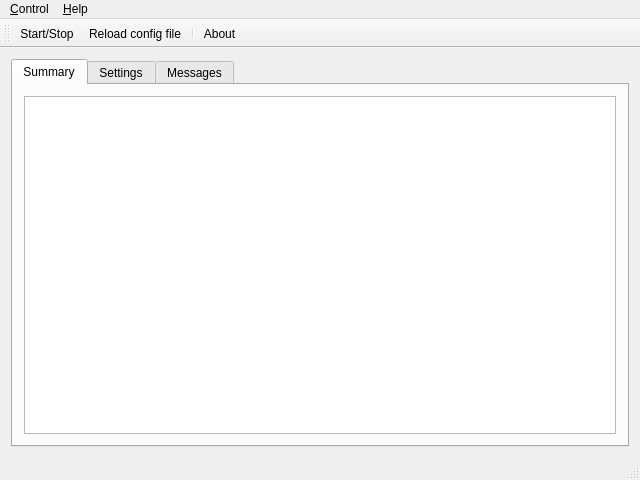
<?xml version="1.0" encoding="UTF-8"?>
<ui version="4.0">
 <class>ZPMainFrame</class>
 <widget class="QMainWindow" name="ZPMainFrame">
  <property name="geometry">
   <rect>
    <x>0</x>
    <y>0</y>
    <width>640</width>
    <height>480</height>
   </rect>
  </property>
  <property name="windowTitle">
   <string>ZPMainFrame</string>
  </property>
  <property name="toolTipDuration">
   <number>-1</number>
  </property>
  <property name="iconSize">
   <size>
    <width>16</width>
    <height>16</height>
   </size>
  </property>
  <property name="toolButtonStyle">
   <enum>Qt::ToolButtonIconOnly</enum>
  </property>
  <property name="animated">
   <bool>true</bool>
  </property>
  <property name="tabShape">
   <enum>QTabWidget::Rounded</enum>
  </property>
  <widget class="QWidget" name="centralWidget">
   <layout class="QHBoxLayout" name="horizontalLayout">
    <item>
     <widget class="QTabWidget" name="tabWidget">
      <property name="currentIndex">
       <number>0</number>
      </property>
      <widget class="QWidget" name="tab_network">
       <attribute name="icon">
        <iconset resource="resource.qrc">
         <normaloff>:/icons/Resources/Alienware (27).png</normaloff>:/icons/Resources/Alienware (27).png</iconset>
       </attribute>
       <attribute name="title">
        <string>Summary</string>
       </attribute>
       <layout class="QVBoxLayout" name="verticalLayout">
        <item>
         <widget class="QPlainTextEdit" name="plainTextEdit_status_net"/>
        </item>
       </layout>
      </widget>
      <widget class="QWidget" name="tab_settings">
       <attribute name="icon">
        <iconset resource="resource.qrc">
         <normaloff>:/icons/Resources/19-1.png</normaloff>:/icons/Resources/19-1.png</iconset>
       </attribute>
       <attribute name="title">
        <string>Settings</string>
       </attribute>
       <layout class="QVBoxLayout" name="verticalLayout_2">
        <item>
         <widget class="QTabWidget" name="tabWidget_Smartlink">
          <property name="tabPosition">
           <enum>QTabWidget::South</enum>
          </property>
          <property name="tabShape">
           <enum>QTabWidget::Triangular</enum>
          </property>
          <property name="currentIndex">
           <number>0</number>
          </property>
          <widget class="QWidget" name="tab_set_network">
           <attribute name="icon">
            <iconset resource="resource.qrc">
             <normaloff>:/icons/Resources/4003.png</normaloff>:/icons/Resources/4003.png</iconset>
           </attribute>
           <attribute name="title">
            <string>Listeners</string>
           </attribute>
           <layout class="QVBoxLayout" name="verticalLayout_3">
            <item>
             <widget class="QTableView" name="tableView_listen"/>
            </item>
            <item>
             <layout class="QHBoxLayout" name="horizontalLayout_4">
              <item>
               <widget class="QLabel" name="label_2">
                <property name="text">
                 <string>Name</string>
                </property>
               </widget>
              </item>
              <item>
               <widget class="QLineEdit" name="lineEdit_listenerName"/>
              </item>
              <item>
               <widget class="QLabel" name="label_3">
                <property name="text">
                 <string>Addr</string>
                </property>
               </widget>
              </item>
              <item>
               <widget class="QLineEdit" name="lineEdit_listenerAddr"/>
              </item>
              <item>
               <widget class="QLabel" name="label_4">
                <property name="text">
                 <string>Port</string>
                </property>
               </widget>
              </item>
              <item>
               <widget class="QLineEdit" name="lineEdit_listenerPort"/>
              </item>
              <item>
               <widget class="QCheckBox" name="checkBox_listener_ssl">
                <property name="text">
                 <string>SSL Connection</string>
                </property>
               </widget>
              </item>
             </layout>
            </item>
            <item>
             <layout class="QHBoxLayout" name="horizontalLayout_3">
              <item>
               <spacer name="horizontalSpacer">
                <property name="orientation">
                 <enum>Qt::Horizontal</enum>
                </property>
                <property name="sizeHint" stdset="0">
                 <size>
                  <width>40</width>
                  <height>20</height>
                 </size>
                </property>
               </spacer>
              </item>
              <item>
               <widget class="QPushButton" name="pushButton_addListener">
                <property name="text">
                 <string>Add</string>
                </property>
               </widget>
              </item>
              <item>
               <widget class="QPushButton" name="pushButton_delListener">
                <property name="text">
                 <string>Del</string>
                </property>
               </widget>
              </item>
              <item>
               <widget class="QPushButton" name="pushButton_listerner_apply">
                <property name="text">
                 <string>Save</string>
                </property>
                <property name="icon">
                 <iconset resource="resource.qrc">
                  <normaloff>:/icons/Resources/3floppy_mount-2.png</normaloff>:/icons/Resources/3floppy_mount-2.png</iconset>
                </property>
               </widget>
              </item>
             </layout>
            </item>
           </layout>
          </widget>
          <widget class="QWidget" name="tab_taskPools">
           <attribute name="icon">
            <iconset resource="resource.qrc">
             <normaloff>:/icons/Resources/27_Martin.png</normaloff>:/icons/Resources/27_Martin.png</iconset>
           </attribute>
           <attribute name="title">
            <string>Task Pools</string>
           </attribute>
           <layout class="QVBoxLayout" name="verticalLayout_9">
            <item>
             <layout class="QGridLayout" name="gridLayout">
              <item row="0" column="0">
               <widget class="QLabel" name="label_5">
                <property name="text">
                 <string>Plain connection Trans Threads</string>
                </property>
               </widget>
              </item>
              <item row="0" column="1">
               <widget class="QDial" name="dial_plain_trans_threads">
                <property name="minimum">
                 <number>1</number>
                </property>
                <property name="maximum">
                 <number>64</number>
                </property>
                <property name="pageStep">
                 <number>8</number>
                </property>
                <property name="notchesVisible">
                 <bool>true</bool>
                </property>
               </widget>
              </item>
              <item row="0" column="2">
               <widget class="QProgressBar" name="progressBar_plain_threads">
                <property name="minimum">
                 <number>1</number>
                </property>
                <property name="maximum">
                 <number>64</number>
                </property>
                <property name="value">
                 <number>1</number>
                </property>
                <property name="invertedAppearance">
                 <bool>false</bool>
                </property>
                <property name="format">
                 <string>%v</string>
                </property>
               </widget>
              </item>
              <item row="1" column="0">
               <widget class="QLabel" name="label_6">
                <property name="text">
                 <string>SSL connection Trans Threads</string>
                </property>
               </widget>
              </item>
              <item row="1" column="1">
               <widget class="QDial" name="dial_ssl_trans_threads">
                <property name="minimum">
                 <number>1</number>
                </property>
                <property name="maximum">
                 <number>64</number>
                </property>
                <property name="pageStep">
                 <number>8</number>
                </property>
                <property name="wrapping">
                 <bool>false</bool>
                </property>
                <property name="notchTarget">
                 <double>4.000000000000000</double>
                </property>
                <property name="notchesVisible">
                 <bool>true</bool>
                </property>
               </widget>
              </item>
              <item row="1" column="2">
               <widget class="QProgressBar" name="progressBar_ssl_threads">
                <property name="minimum">
                 <number>1</number>
                </property>
                <property name="maximum">
                 <number>64</number>
                </property>
                <property name="value">
                 <number>1</number>
                </property>
                <property name="format">
                 <string>%v</string>
                </property>
               </widget>
              </item>
              <item row="2" column="0">
               <widget class="QLabel" name="label_7">
                <property name="text">
                 <string>Working Task Threads</string>
                </property>
               </widget>
              </item>
              <item row="2" column="1">
               <widget class="QDial" name="dial_task_working_threads">
                <property name="minimum">
                 <number>1</number>
                </property>
                <property name="maximum">
                 <number>256</number>
                </property>
                <property name="pageStep">
                 <number>16</number>
                </property>
                <property name="notchTarget">
                 <double>8.000000000000000</double>
                </property>
                <property name="notchesVisible">
                 <bool>true</bool>
                </property>
               </widget>
              </item>
              <item row="2" column="2">
               <widget class="QProgressBar" name="progressBar_working_threads">
                <property name="minimum">
                 <number>1</number>
                </property>
                <property name="maximum">
                 <number>256</number>
                </property>
                <property name="value">
                 <number>1</number>
                </property>
                <property name="format">
                 <string>%v</string>
                </property>
               </widget>
              </item>
             </layout>
            </item>
            <item>
             <layout class="QHBoxLayout" name="horizontalLayout_20">
              <item>
               <widget class="QLabel" name="label_31">
                <property name="text">
                 <string>Rabbish Can Items Size</string>
                </property>
               </widget>
              </item>
              <item>
               <widget class="QSlider" name="horizontalSlider_rubbishCan">
                <property name="minimum">
                 <number>16</number>
                </property>
                <property name="maximum">
                 <number>65536</number>
                </property>
                <property name="orientation">
                 <enum>Qt::Horizontal</enum>
                </property>
                <property name="tickPosition">
                 <enum>QSlider::NoTicks</enum>
                </property>
                <property name="tickInterval">
                 <number>256</number>
                </property>
               </widget>
              </item>
              <item>
               <widget class="QLCDNumber" name="lcdNumber_rabbish">
                <property name="segmentStyle">
                 <enum>QLCDNumber::Flat</enum>
                </property>
               </widget>
              </item>
              <item>
               <spacer name="horizontalSpacer_13">
                <property name="orientation">
                 <enum>Qt::Horizontal</enum>
                </property>
                <property name="sizeHint" stdset="0">
                 <size>
                  <width>40</width>
                  <height>20</height>
                 </size>
                </property>
               </spacer>
              </item>
              <item>
               <widget class="QPushButton" name="pushButton_threadsApply">
                <property name="text">
                 <string>Save</string>
                </property>
                <property name="icon">
                 <iconset resource="resource.qrc">
                  <normaloff>:/icons/Resources/3floppy_mount-1.png</normaloff>:/icons/Resources/3floppy_mount-1.png</iconset>
                </property>
               </widget>
              </item>
             </layout>
            </item>
           </layout>
          </widget>
          <widget class="QWidget" name="tab_set_db">
           <attribute name="icon">
            <iconset resource="resource.qrc">
             <normaloff>:/icons/Resources/Color Classic.png</normaloff>:/icons/Resources/Color Classic.png</iconset>
           </attribute>
           <attribute name="title">
            <string>Database</string>
           </attribute>
           <layout class="QVBoxLayout" name="verticalLayout_4">
            <item>
             <widget class="QTableView" name="tableView_dbconn"/>
            </item>
            <item>
             <layout class="QHBoxLayout" name="horizontalLayout_5">
              <item>
               <widget class="QLabel" name="label_9">
                <property name="text">
                 <string>Name</string>
                </property>
               </widget>
              </item>
              <item>
               <widget class="QLineEdit" name="lineEdit_db_name"/>
              </item>
              <item>
               <widget class="QLabel" name="label_10">
                <property name="text">
                 <string>Type</string>
                </property>
               </widget>
              </item>
              <item>
               <widget class="QComboBox" name="comboBox_db_type"/>
              </item>
              <item>
               <spacer name="horizontalSpacer_2">
                <property name="orientation">
                 <enum>Qt::Horizontal</enum>
                </property>
                <property name="sizeHint" stdset="0">
                 <size>
                  <width>40</width>
                  <height>20</height>
                 </size>
                </property>
               </spacer>
              </item>
             </layout>
            </item>
            <item>
             <layout class="QHBoxLayout" name="horizontalLayout_6">
              <item>
               <widget class="QLabel" name="label_11">
                <property name="text">
                 <string>Host Address</string>
                </property>
               </widget>
              </item>
              <item>
               <widget class="QLineEdit" name="lineEdit_db_addr"/>
              </item>
              <item>
               <widget class="QLabel" name="label_12">
                <property name="text">
                 <string>Host Port</string>
                </property>
               </widget>
              </item>
              <item>
               <widget class="QLineEdit" name="lineEdit_db_port"/>
              </item>
              <item>
               <widget class="QLabel" name="label_13">
                <property name="text">
                 <string>Database Name</string>
                </property>
               </widget>
              </item>
              <item>
               <widget class="QLineEdit" name="lineEdit_db_schema"/>
              </item>
              <item>
               <spacer name="horizontalSpacer_3">
                <property name="orientation">
                 <enum>Qt::Horizontal</enum>
                </property>
                <property name="sizeHint" stdset="0">
                 <size>
                  <width>37</width>
                  <height>17</height>
                 </size>
                </property>
               </spacer>
              </item>
             </layout>
            </item>
            <item>
             <layout class="QHBoxLayout" name="horizontalLayout_7">
              <item>
               <widget class="QLabel" name="label_14">
                <property name="text">
                 <string>User</string>
                </property>
               </widget>
              </item>
              <item>
               <widget class="QLineEdit" name="lineEdit_db_user"/>
              </item>
              <item>
               <widget class="QLabel" name="label_15">
                <property name="text">
                 <string>Password</string>
                </property>
               </widget>
              </item>
              <item>
               <widget class="QLineEdit" name="lineEdit_db_pass">
                <property name="echoMode">
                 <enum>QLineEdit::PasswordEchoOnEdit</enum>
                </property>
               </widget>
              </item>
              <item>
               <spacer name="horizontalSpacer_4">
                <property name="orientation">
                 <enum>Qt::Horizontal</enum>
                </property>
                <property name="sizeHint" stdset="0">
                 <size>
                  <width>37</width>
                  <height>17</height>
                 </size>
                </property>
               </spacer>
              </item>
             </layout>
            </item>
            <item>
             <layout class="QHBoxLayout" name="horizontalLayout_8">
              <item>
               <spacer name="horizontalSpacer_5">
                <property name="orientation">
                 <enum>Qt::Horizontal</enum>
                </property>
                <property name="sizeHint" stdset="0">
                 <size>
                  <width>34</width>
                  <height>14</height>
                 </size>
                </property>
               </spacer>
              </item>
              <item>
               <widget class="QPushButton" name="pushButton_db_add">
                <property name="text">
                 <string>Add</string>
                </property>
               </widget>
              </item>
              <item>
               <widget class="QPushButton" name="pushButton_db_del">
                <property name="text">
                 <string>Remove</string>
                </property>
               </widget>
              </item>
              <item>
               <widget class="QPushButton" name="pushButton_db_apply">
                <property name="text">
                 <string>Save</string>
                </property>
                <property name="icon">
                 <iconset resource="resource.qrc">
                  <normaloff>:/icons/Resources/Color, Sage.png</normaloff>:/icons/Resources/Color, Sage.png</iconset>
                </property>
               </widget>
              </item>
             </layout>
            </item>
           </layout>
          </widget>
          <widget class="QWidget" name="tab_cluster">
           <attribute name="icon">
            <iconset resource="resource.qrc">
             <normaloff>:/icons/Resources/hanukkah_03.png</normaloff>:/icons/Resources/hanukkah_03.png</iconset>
           </attribute>
           <attribute name="title">
            <string>Cluster</string>
           </attribute>
           <layout class="QVBoxLayout" name="verticalLayout_6">
            <item>
             <layout class="QHBoxLayout" name="horizontalLayout_12">
              <item>
               <widget class="QLabel" name="label_23">
                <property name="text">
                 <string>Publish Name</string>
                </property>
               </widget>
              </item>
              <item>
               <widget class="QLineEdit" name="lineEdit_cluster_pub_name"/>
              </item>
              <item>
               <widget class="QLabel" name="label_20">
                <property name="text">
                 <string>Terminal Listen Address</string>
                </property>
               </widget>
              </item>
              <item>
               <widget class="QLineEdit" name="lineEdit_cluster_term_addr"/>
              </item>
              <item>
               <widget class="QLabel" name="label_19">
                <property name="text">
                 <string>Listen Port</string>
                </property>
               </widget>
              </item>
              <item>
               <widget class="QLineEdit" name="lineEdit_cluster_term_port"/>
              </item>
              <item>
               <spacer name="horizontalSpacer_10">
                <property name="orientation">
                 <enum>Qt::Horizontal</enum>
                </property>
                <property name="sizeHint" stdset="0">
                 <size>
                  <width>40</width>
                  <height>20</height>
                 </size>
                </property>
               </spacer>
              </item>
              <item>
               <spacer name="horizontalSpacer_6">
                <property name="orientation">
                 <enum>Qt::Horizontal</enum>
                </property>
                <property name="sizeHint" stdset="0">
                 <size>
                  <width>40</width>
                  <height>20</height>
                 </size>
                </property>
               </spacer>
              </item>
             </layout>
            </item>
            <item>
             <layout class="QHBoxLayout" name="horizontalLayout_16">
              <item>
               <widget class="QLabel" name="label_24">
                <property name="text">
                 <string>TransThreads</string>
                </property>
               </widget>
              </item>
              <item>
               <widget class="QSlider" name="horizontalSlider_cluster_transThreads">
                <property name="minimum">
                 <number>1</number>
                </property>
                <property name="maximum">
                 <number>16</number>
                </property>
                <property name="pageStep">
                 <number>1</number>
                </property>
                <property name="orientation">
                 <enum>Qt::Horizontal</enum>
                </property>
                <property name="tickPosition">
                 <enum>QSlider::TicksAbove</enum>
                </property>
               </widget>
              </item>
              <item>
               <widget class="QLabel" name="label_25">
                <property name="text">
                 <string>Working Threads</string>
                </property>
               </widget>
              </item>
              <item>
               <widget class="QSlider" name="horizontalSlider_cluster_workingThread">
                <property name="minimum">
                 <number>1</number>
                </property>
                <property name="maximum">
                 <number>16</number>
                </property>
                <property name="pageStep">
                 <number>1</number>
                </property>
                <property name="orientation">
                 <enum>Qt::Horizontal</enum>
                </property>
                <property name="tickPosition">
                 <enum>QSlider::TicksAbove</enum>
                </property>
               </widget>
              </item>
             </layout>
            </item>
            <item>
             <widget class="QGroupBox" name="groupBox">
              <property name="title">
               <string>Active Terminals</string>
              </property>
              <layout class="QHBoxLayout" name="horizontalLayout_14">
               <item>
                <widget class="QTableView" name="tableView_activeTerms">
                 <property name="alternatingRowColors">
                  <bool>true</bool>
                 </property>
                </widget>
               </item>
              </layout>
             </widget>
            </item>
            <item>
             <layout class="QHBoxLayout" name="horizontalLayout_13">
              <item>
               <widget class="QLabel" name="label_21">
                <property name="text">
                 <string>LAN Address</string>
                </property>
               </widget>
              </item>
              <item>
               <widget class="QLineEdit" name="lineEdit_cluster_LAN_Addr"/>
              </item>
              <item>
               <widget class="QLabel" name="label_22">
                <property name="text">
                 <string>LAN Port</string>
                </property>
               </widget>
              </item>
              <item>
               <widget class="QLineEdit" name="lineEdit_cluster_LAN_Port"/>
              </item>
              <item>
               <spacer name="horizontalSpacer_7">
                <property name="orientation">
                 <enum>Qt::Horizontal</enum>
                </property>
                <property name="sizeHint" stdset="0">
                 <size>
                  <width>40</width>
                  <height>20</height>
                 </size>
                </property>
               </spacer>
              </item>
              <item>
               <widget class="QPushButton" name="pushButton_cluster_apply">
                <property name="text">
                 <string>&amp;Save</string>
                </property>
               </widget>
              </item>
             </layout>
            </item>
            <item>
             <layout class="QHBoxLayout" name="horizontalLayout_17">
              <item>
               <widget class="QLabel" name="label_27">
                <property name="text">
                 <string>Publish Address</string>
                </property>
               </widget>
              </item>
              <item>
               <widget class="QLineEdit" name="lineEdit_cluster_pub_Addr"/>
              </item>
              <item>
               <widget class="QLabel" name="label_26">
                <property name="text">
                 <string>Publish Port</string>
                </property>
               </widget>
              </item>
              <item>
               <widget class="QLineEdit" name="lineEdit_cluster_pub_Port"/>
              </item>
              <item>
               <spacer name="horizontalSpacer_9">
                <property name="orientation">
                 <enum>Qt::Horizontal</enum>
                </property>
                <property name="sizeHint" stdset="0">
                 <size>
                  <width>40</width>
                  <height>20</height>
                 </size>
                </property>
               </spacer>
              </item>
              <item>
               <widget class="QPushButton" name="pushButton_join">
                <property name="text">
                 <string>Participate</string>
                </property>
               </widget>
              </item>
             </layout>
            </item>
           </layout>
          </widget>
          <widget class="QWidget" name="tab">
           <attribute name="icon">
            <iconset resource="resource.qrc">
             <normaloff>:/icons/Resources/Alienware (27).png</normaloff>:/icons/Resources/Alienware (27).png</iconset>
           </attribute>
           <attribute name="title">
            <string>Example Server</string>
           </attribute>
           <layout class="QVBoxLayout" name="verticalLayout_5">
            <item>
             <layout class="QHBoxLayout" name="horizontalLayout_9">
              <item>
               <widget class="QLabel" name="label">
                <property name="text">
                 <string>Heart-beating</string>
                </property>
               </widget>
              </item>
              <item>
               <widget class="QSlider" name="horizontalSlider_heartbeating">
                <property name="minimum">
                 <number>60</number>
                </property>
                <property name="maximum">
                 <number>300</number>
                </property>
                <property name="value">
                 <number>180</number>
                </property>
                <property name="orientation">
                 <enum>Qt::Horizontal</enum>
                </property>
                <property name="tickPosition">
                 <enum>QSlider::TicksBelow</enum>
                </property>
               </widget>
              </item>
              <item>
               <widget class="QLCDNumber" name="lcdNumber_heartbeating">
                <property name="frameShape">
                 <enum>QFrame::Panel</enum>
                </property>
                <property name="frameShadow">
                 <enum>QFrame::Plain</enum>
                </property>
                <property name="segmentStyle">
                 <enum>QLCDNumber::Flat</enum>
                </property>
               </widget>
              </item>
              <item>
               <widget class="QLabel" name="label_8">
                <property name="text">
                 <string>seconds</string>
                </property>
               </widget>
              </item>
             </layout>
            </item>
            <item>
             <layout class="QHBoxLayout" name="horizontalLayout_10">
              <item>
               <widget class="QLabel" name="label_16">
                <property name="text">
                 <string>User Account Database Name</string>
                </property>
               </widget>
              </item>
              <item>
               <widget class="QLineEdit" name="lineEdit_SL_DB_Account"/>
              </item>
              <item>
               <widget class="QLabel" name="label_17">
                <property name="text">
                 <string>Main event db name</string>
                </property>
               </widget>
              </item>
              <item>
               <widget class="QLineEdit" name="lineEdit_SL_DB_ME"/>
              </item>
             </layout>
            </item>
            <item>
             <layout class="QHBoxLayout" name="horizontalLayout_11">
              <item>
               <widget class="QLabel" name="label_18">
                <property name="text">
                 <string>Cluster balance max payload</string>
                </property>
               </widget>
              </item>
              <item>
               <widget class="QSpinBox" name="spinBox_cluster_max_payload">
                <property name="minimum">
                 <number>1</number>
                </property>
                <property name="maximum">
                 <number>16384</number>
                </property>
               </widget>
              </item>
              <item>
               <spacer name="horizontalSpacer_11">
                <property name="orientation">
                 <enum>Qt::Horizontal</enum>
                </property>
                <property name="sizeHint" stdset="0">
                 <size>
                  <width>40</width>
                  <height>20</height>
                 </size>
                </property>
               </spacer>
              </item>
             </layout>
            </item>
            <item>
             <spacer name="verticalSpacer_2">
              <property name="orientation">
               <enum>Qt::Vertical</enum>
              </property>
              <property name="sizeHint" stdset="0">
               <size>
                <width>20</width>
                <height>121</height>
               </size>
              </property>
             </spacer>
            </item>
            <item>
             <layout class="QHBoxLayout" name="horizontalLayout_15">
              <item>
               <spacer name="horizontalSpacer_8">
                <property name="orientation">
                 <enum>Qt::Horizontal</enum>
                </property>
                <property name="sizeHint" stdset="0">
                 <size>
                  <width>40</width>
                  <height>20</height>
                 </size>
                </property>
               </spacer>
              </item>
              <item>
               <widget class="QPushButton" name="pushButton_smartlink_save">
                <property name="text">
                 <string>&amp;Save</string>
                </property>
               </widget>
              </item>
             </layout>
            </item>
           </layout>
          </widget>
         </widget>
        </item>
       </layout>
      </widget>
      <widget class="QWidget" name="tab_task">
       <attribute name="icon">
        <iconset resource="resource.qrc">
         <normaloff>:/icons/Resources/Backup drive.png</normaloff>:/icons/Resources/Backup drive.png</iconset>
       </attribute>
       <attribute name="title">
        <string>Messages</string>
       </attribute>
       <layout class="QHBoxLayout" name="horizontalLayout_18">
        <item>
         <widget class="QTabWidget" name="tabWidget_msgs">
          <property name="tabPosition">
           <enum>QTabWidget::South</enum>
          </property>
          <property name="tabShape">
           <enum>QTabWidget::Triangular</enum>
          </property>
          <property name="currentIndex">
           <number>0</number>
          </property>
          <widget class="QWidget" name="tab_msg_nodes">
           <attribute name="icon">
            <iconset resource="resource.qrc">
             <normaloff>:/icons/Resources/019-1.png</normaloff>:/icons/Resources/019-1.png</iconset>
           </attribute>
           <attribute name="title">
            <string>Nodes</string>
           </attribute>
           <layout class="QHBoxLayout" name="horizontalLayout_2">
            <item>
             <widget class="QListView" name="listView_msg"/>
            </item>
           </layout>
          </widget>
          <widget class="QWidget" name="tab_msg_db">
           <attribute name="icon">
            <iconset resource="resource.qrc">
             <normaloff>:/icons/Resources/Backup drive.png</normaloff>:/icons/Resources/Backup drive.png</iconset>
           </attribute>
           <attribute name="title">
            <string>Database</string>
           </attribute>
           <layout class="QVBoxLayout" name="verticalLayout_7">
            <item>
             <widget class="QListView" name="listView_msg_database"/>
            </item>
           </layout>
          </widget>
          <widget class="QWidget" name="tab_msg_cluster">
           <attribute name="icon">
            <iconset resource="resource.qrc">
             <normaloff>:/icons/Resources/hanukkah_03.png</normaloff>:/icons/Resources/hanukkah_03.png</iconset>
           </attribute>
           <attribute name="title">
            <string>Cluster</string>
           </attribute>
           <layout class="QHBoxLayout" name="horizontalLayout_19">
            <item>
             <widget class="QListView" name="listView_msg_cluster"/>
            </item>
           </layout>
          </widget>
          <widget class="QWidget" name="tab_msg_smartlink">
           <attribute name="icon">
            <iconset resource="resource.qrc">
             <normaloff>:/icons/Resources/+_Sign_Alt.png</normaloff>:/icons/Resources/+_Sign_Alt.png</iconset>
           </attribute>
           <attribute name="title">
            <string>Smartlink</string>
           </attribute>
           <layout class="QVBoxLayout" name="verticalLayout_8">
            <item>
             <widget class="QListView" name="listView_msg_smartlink"/>
            </item>
           </layout>
          </widget>
         </widget>
        </item>
       </layout>
      </widget>
     </widget>
    </item>
   </layout>
  </widget>
  <widget class="QMenuBar" name="menuBar">
   <property name="geometry">
    <rect>
     <x>0</x>
     <y>0</y>
     <width>640</width>
     <height>21</height>
    </rect>
   </property>
   <widget class="QMenu" name="menu_Control">
    <property name="title">
     <string>&amp;Control</string>
    </property>
    <addaction name="action_Start_Stop"/>
    <addaction name="actionReload_config_file"/>
    <addaction name="separator"/>
    <addaction name="actionExit"/>
   </widget>
   <widget class="QMenu" name="menu_Help">
    <property name="title">
     <string>&amp;Help</string>
    </property>
    <addaction name="action_About"/>
   </widget>
   <addaction name="menu_Control"/>
   <addaction name="menu_Help"/>
  </widget>
  <widget class="QToolBar" name="mainToolBar">
   <property name="movable">
    <bool>true</bool>
   </property>
   <property name="allowedAreas">
    <set>Qt::AllToolBarAreas</set>
   </property>
   <property name="floatable">
    <bool>false</bool>
   </property>
   <attribute name="toolBarArea">
    <enum>TopToolBarArea</enum>
   </attribute>
   <attribute name="toolBarBreak">
    <bool>false</bool>
   </attribute>
   <addaction name="action_Start_Stop"/>
   <addaction name="actionReload_config_file"/>
   <addaction name="separator"/>
   <addaction name="action_About"/>
  </widget>
  <widget class="QStatusBar" name="statusBar"/>
  <action name="actionExit">
   <property name="text">
    <string>E&amp;xit</string>
   </property>
  </action>
  <action name="action_Start_Stop">
   <property name="checkable">
    <bool>true</bool>
   </property>
   <property name="icon">
    <iconset resource="resource.qrc">
     <normaloff>:/icons/Resources/cn11.png</normaloff>
     <normalon>:/icons/Resources/cn6.png</normalon>:/icons/Resources/cn11.png</iconset>
   </property>
   <property name="text">
    <string>&amp;Start/Stop</string>
   </property>
   <property name="toolTip">
    <string>Start or stop the server</string>
   </property>
  </action>
  <action name="action_About">
   <property name="icon">
    <iconset resource="resource.qrc">
     <normaloff>:/icons/Resources/4013.png</normaloff>:/icons/Resources/4013.png</iconset>
   </property>
   <property name="text">
    <string>&amp;About</string>
   </property>
  </action>
  <action name="actionReload_config_file">
   <property name="icon">
    <iconset resource="resource.qrc">
     <normaloff>:/icons/Resources/Color, Lime.png</normaloff>:/icons/Resources/Color, Lime.png</iconset>
   </property>
   <property name="text">
    <string>&amp;Reload config file</string>
   </property>
   <property name="toolTip">
    <string>Reload Config file</string>
   </property>
  </action>
  <action name="actionShow_Window">
   <property name="icon">
    <iconset resource="resource.qrc">
     <normaloff>:/icons/Resources/Color, Bondi.png</normaloff>:/icons/Resources/Color, Bondi.png</iconset>
   </property>
   <property name="text">
    <string>Show&amp;Window</string>
   </property>
   <property name="toolTip">
    <string>Show main window</string>
   </property>
  </action>
 </widget>
 <layoutdefault spacing="6" margin="11"/>
 <resources>
  <include location="resource.qrc"/>
 </resources>
 <connections>
  <connection>
   <sender>dial_ssl_trans_threads</sender>
   <signal>valueChanged(int)</signal>
   <receiver>progressBar_ssl_threads</receiver>
   <slot>setValue(int)</slot>
   <hints>
    <hint type="sourcelabel">
     <x>266</x>
     <y>219</y>
    </hint>
    <hint type="destinationlabel">
     <x>421</x>
     <y>219</y>
    </hint>
   </hints>
  </connection>
  <connection>
   <sender>dial_task_working_threads</sender>
   <signal>valueChanged(int)</signal>
   <receiver>progressBar_working_threads</receiver>
   <slot>setValue(int)</slot>
   <hints>
    <hint type="sourcelabel">
     <x>266</x>
     <y>294</y>
    </hint>
    <hint type="destinationlabel">
     <x>421</x>
     <y>293</y>
    </hint>
   </hints>
  </connection>
  <connection>
   <sender>horizontalSlider_heartbeating</sender>
   <signal>valueChanged(int)</signal>
   <receiver>lcdNumber_heartbeating</receiver>
   <slot>display(int)</slot>
   <hints>
    <hint type="sourcelabel">
     <x>260</x>
     <y>128</y>
    </hint>
    <hint type="destinationlabel">
     <x>436</x>
     <y>129</y>
    </hint>
   </hints>
  </connection>
  <connection>
   <sender>horizontalSlider_rubbishCan</sender>
   <signal>valueChanged(int)</signal>
   <receiver>lcdNumber_rabbish</receiver>
   <slot>display(int)</slot>
   <hints>
    <hint type="sourcelabel">
     <x>239</x>
     <y>393</y>
    </hint>
    <hint type="destinationlabel">
     <x>346</x>
     <y>393</y>
    </hint>
   </hints>
  </connection>
  <connection>
   <sender>dial_plain_trans_threads</sender>
   <signal>valueChanged(int)</signal>
   <receiver>progressBar_plain_threads</receiver>
   <slot>setValue(int)</slot>
   <hints>
    <hint type="sourcelabel">
     <x>252</x>
     <y>150</y>
    </hint>
    <hint type="destinationlabel">
     <x>458</x>
     <y>150</y>
    </hint>
   </hints>
  </connection>
 </connections>
</ui>
